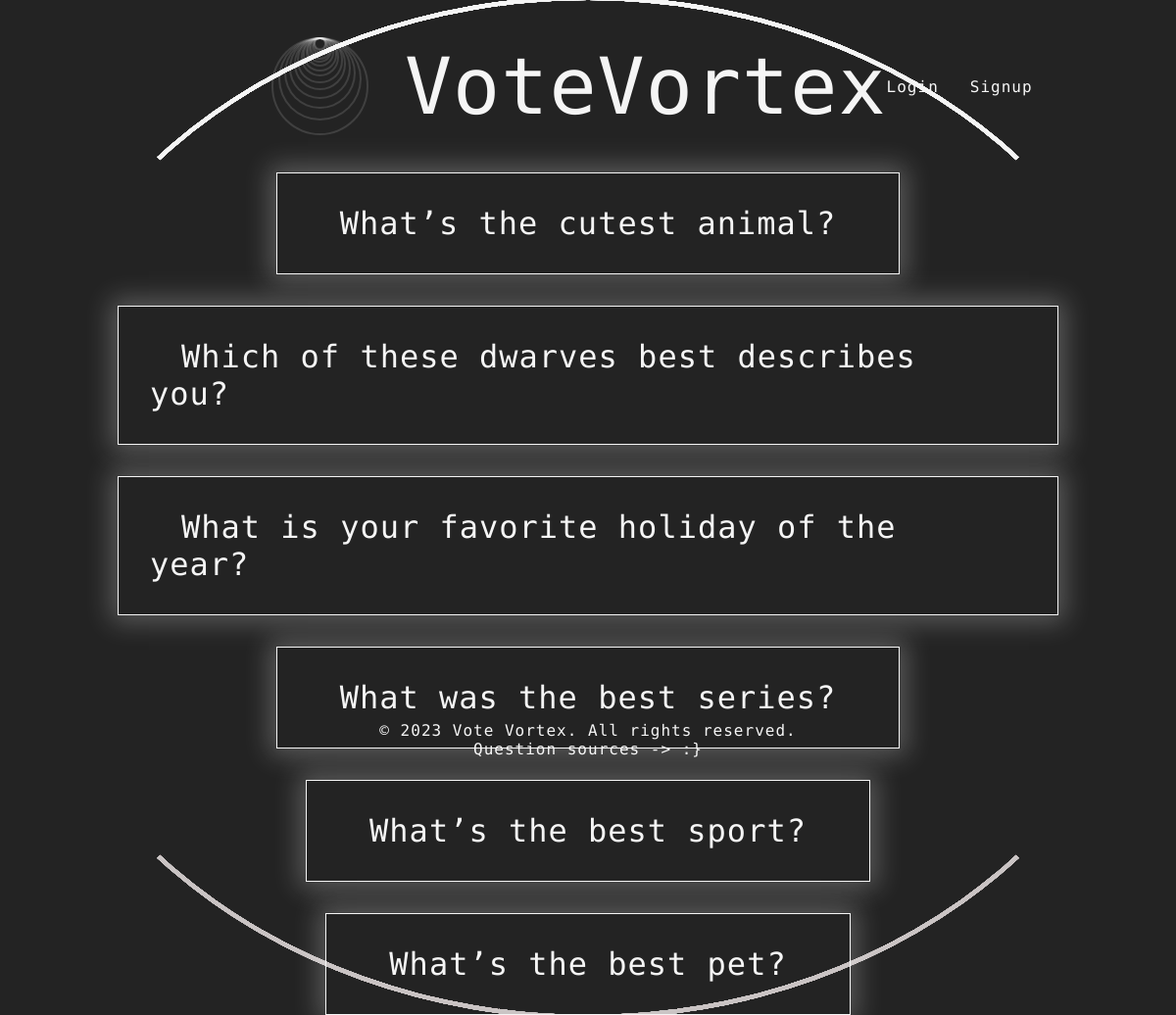
Screenshot of /polls/ with the database file from the repository.
### polls/models.py (models this page shows, shortened)
class Question(models.Model):
    question_text = models.CharField(max_length=200)
    pub_date = models.DateTimeField("date published")

### polls/views.py (the view)
# urls.py: path("", views.IndexView.as_view(), name="index"),
class IndexView(generic.ListView):
    template_name = "polls/index.html"
    context_object_name = "latest_question_list"
    def get_queryset(self):
        return Question.objects.order_by("-pub_date")

### polls/templates/polls/index.html (shortened to what this page needs)
{% load static %}
<!DOCTYPE html>
<html lang="en">
	<head>
		<link href="{% static 'polls/style.css' %}" rel="stylesheet" />
	</head>
	<body>
{% include "polls/header.html" %}
<main class="hihi">
{% if latest_question_list %}
    <ul class="questions nav">
    {% for question in latest_question_list %}
        <li><a href="{% url 'polls:detail' question.id %}">{{ question.question_text }}</a></li>
    {% endfor %}
    </ul>
{% else %}
    <p>No polls are available.</p>
{% endif %}
</main>
{% include "polls/footer.html" %}
</body>

### polls/static/polls/style.css (style rules this page uses)
* { padding: 0; margin: 0; box-sizing: border-box; color: whitesmoke; text-decoration: none; letter-spacing: 1px; }
body { background-color: #232323; font-family: Share Tech Mono,monospace; width: 100vw; height: 100vh; overflow: hidden; }
li a { font-size: 2em; }
main { display: flex; width: 100vw; height: 70vh; align-items: center; justify-content: center; flex-wrap: wrap; }
.questions { align-items: center; justify-content: center; list-style: none; display: flex; gap: 2rem; flex-wrap: wrap; width: 80vw; }
.questions li { border: 1px solid whitesmoke; padding: 2rem; box-shadow: 0px 0px 25px 7px rgba(255,255,255,.25); }
.questions li a { padding: 2rem; }
.nav li::before, .nav li::after { content: ''; height: 14px; width: 14px; position: absolute; transition: all .35s ease; opacity: 0; }
.nav li::before { content: ''; right: 0; top: 0; border-top: 5px solid whitesmoke; border-right: 5px solid whitesmoke; transform: translate(-100%, 50%); }
.nav li:after { content: ''; left: 0; bottom: 0; border-bottom: 5px solid whitesmoke; border-left: 5px solid whitesmoke; transform: translate(100%, -50%) }
.nav li { color: rgba(255,255,255,.5); position: relative; text-decoration: none; transition: .3s; }

### rows the page displays
Question: question_text "What’s the cutest animal?"
Question: question_text "Which of these dwarves best describes you?"
Question: question_text "What is your favorite holiday of the year?"
Question: question_text "What was the best series?"
Question: question_text "What’s the best sport?"
Question: question_text "What’s the best pet?"
